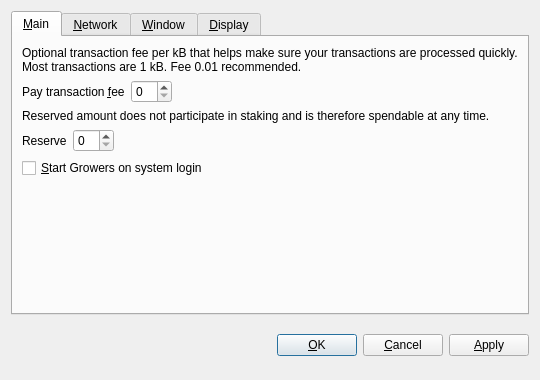
<?xml version="1.0" encoding="UTF-8"?>
<ui version="4.0">
 <class>OptionsDialog</class>
 <widget class="QDialog" name="OptionsDialog">
  <property name="geometry">
   <rect>
    <x>0</x>
    <y>0</y>
    <width>540</width>
    <height>380</height>
   </rect>
  </property>
  <property name="windowTitle">
   <string>Options</string>
  </property>
  <property name="modal">
   <bool>true</bool>
  </property>
  <layout class="QVBoxLayout" name="verticalLayout">
   <item>
    <widget class="QTabWidget" name="tabWidget">
     <property name="tabPosition">
      <enum>QTabWidget::North</enum>
     </property>
     <property name="currentIndex">
      <number>0</number>
     </property>
     <widget class="QWidget" name="tabMain">
      <attribute name="title">
       <string>&amp;Main</string>
      </attribute>
      <layout class="QVBoxLayout" name="verticalLayout_Main">
       <item>
        <widget class="QLabel" name="transactionFeeInfoLabel">
         <property name="text">
          <string>Optional transaction fee per kB that helps make sure your transactions are processed quickly. Most transactions are 1 kB. Fee 0.01 recommended.</string>
         </property>
         <property name="textFormat">
          <enum>Qt::PlainText</enum>
         </property>
         <property name="wordWrap">
          <bool>true</bool>
         </property>
        </widget>
       </item>
       <item>
        <layout class="QHBoxLayout" name="horizontalLayoutFee">
         <item>
          <widget class="QLabel" name="transactionFeeLabel">
           <property name="text">
            <string>Pay transaction &amp;fee</string>
           </property>
           <property name="textFormat">
            <enum>Qt::PlainText</enum>
           </property>
           <property name="buddy">
            <cstring>transactionFee</cstring>
           </property>
          </widget>
         </item>
         <item>
          <widget class="BitcoinAmountField" name="transactionFee"/>
         </item>
         <item>
          <spacer name="horizontalSpacerFee">
           <property name="orientation">
            <enum>Qt::Horizontal</enum>
           </property>
           <property name="sizeHint" stdset="0">
            <size>
             <width>40</width>
             <height>20</height>
            </size>
           </property>
          </spacer>
         </item>
        </layout>
       </item>
       <item>
        <widget class="QLabel" name="reserveBalanceInfoLabel">
         <property name="text">
          <string>Reserved amount does not participate in staking and is therefore spendable at any time.</string>
         </property>
         <property name="textFormat">
          <enum>Qt::PlainText</enum>
         </property>
         <property name="wordWrap">
          <bool>true</bool>
         </property>
        </widget>
       </item>
       <item>
        <layout class="QHBoxLayout" name="horizontalLayoutReserveBalance">
         <item>
          <widget class="QLabel" name="reserveBalanceLabel">
           <property name="text">
            <string>Reserve</string>
           </property>
           <property name="textFormat">
            <enum>Qt::PlainText</enum>
           </property>
           <property name="buddy">
            <cstring>reserveBalance</cstring>
           </property>
          </widget>
         </item>
         <item>
          <widget class="BitcoinAmountField" name="reserveBalance"/>
         </item>
         <item>
          <spacer name="horizontalSpacerReserveBalance">
           <property name="orientation">
            <enum>Qt::Horizontal</enum>
           </property>
           <property name="sizeHint" stdset="0">
            <size>
             <width>40</width>
             <height>20</height>
            </size>
           </property>
          </spacer>
         </item>
        </layout>
       </item>
       <item>
        <widget class="QCheckBox" name="bitcoinAtStartup">
         <property name="toolTip">
          <string>Automatically start Growers after logging in to the system.</string>
         </property>
         <property name="text">
          <string>&amp;Start Growers on system login</string>
         </property>
        </widget>
       </item>
       <item>
        <spacer name="verticalSpacer_Main">
         <property name="orientation">
          <enum>Qt::Vertical</enum>
         </property>
         <property name="sizeHint" stdset="0">
          <size>
           <width>20</width>
           <height>40</height>
          </size>
         </property>
        </spacer>
       </item>
      </layout>
     </widget>
     <widget class="QWidget" name="tabNetwork">
      <attribute name="title">
       <string>&amp;Network</string>
      </attribute>
      <layout class="QVBoxLayout" name="verticalLayout_Network">
       <item>
        <widget class="QCheckBox" name="mapPortUpnp">
         <property name="toolTip">
          <string>Automatically open the Growers client port on the router. This only works when your router supports UPnP and it is enabled.</string>
         </property>
         <property name="text">
          <string>Map port using &amp;UPnP</string>
         </property>
        </widget>
       </item>
       <item>
        <widget class="QCheckBox" name="connectSocks">
         <property name="toolTip">
          <string>Connect to the Growers network through a SOCKS proxy (e.g. when connecting through Tor).</string>
         </property>
         <property name="text">
          <string>&amp;Connect through SOCKS proxy:</string>
         </property>
        </widget>
       </item>
       <item>
        <layout class="QHBoxLayout" name="horizontalLayout_Network">
         <item>
          <widget class="QLabel" name="proxyIpLabel">
           <property name="text">
            <string>Proxy &amp;IP:</string>
           </property>
           <property name="textFormat">
            <enum>Qt::PlainText</enum>
           </property>
           <property name="buddy">
            <cstring>proxyIp</cstring>
           </property>
          </widget>
         </item>
         <item>
          <widget class="QValidatedLineEdit" name="proxyIp">
           <property name="maximumSize">
            <size>
             <width>140</width>
             <height>16777215</height>
            </size>
           </property>
           <property name="toolTip">
            <string>IP address of the proxy (e.g. 127.0.0.1)</string>
           </property>
          </widget>
         </item>
         <item>
          <widget class="QLabel" name="proxyPortLabel">
           <property name="text">
            <string>&amp;Port:</string>
           </property>
           <property name="textFormat">
            <enum>Qt::PlainText</enum>
           </property>
           <property name="buddy">
            <cstring>proxyPort</cstring>
           </property>
          </widget>
         </item>
         <item>
          <widget class="QLineEdit" name="proxyPort">
           <property name="maximumSize">
            <size>
             <width>55</width>
             <height>16777215</height>
            </size>
           </property>
           <property name="toolTip">
            <string>Port of the proxy (e.g. 9050)</string>
           </property>
          </widget>
         </item>
         <item>
          <widget class="QLabel" name="socksVersionLabel">
           <property name="text">
            <string>SOCKS &amp;Version:</string>
           </property>
           <property name="textFormat">
            <enum>Qt::PlainText</enum>
           </property>
           <property name="buddy">
            <cstring>socksVersion</cstring>
           </property>
          </widget>
         </item>
         <item>
          <widget class="QValueComboBox" name="socksVersion">
           <property name="toolTip">
            <string>SOCKS version of the proxy (e.g. 5)</string>
           </property>
          </widget>
         </item>
         <item>
          <spacer name="horizontalSpacer_Network">
           <property name="orientation">
            <enum>Qt::Horizontal</enum>
           </property>
           <property name="sizeHint" stdset="0">
            <size>
             <width>40</width>
             <height>20</height>
            </size>
           </property>
          </spacer>
         </item>
        </layout>
       </item>
       <item>
        <spacer name="verticalSpacer_Network">
         <property name="orientation">
          <enum>Qt::Vertical</enum>
         </property>
         <property name="sizeHint" stdset="0">
          <size>
           <width>20</width>
           <height>40</height>
          </size>
         </property>
        </spacer>
       </item>
      </layout>
     </widget>
     <widget class="QWidget" name="tabWindow">
      <attribute name="title">
       <string>&amp;Window</string>
      </attribute>
      <layout class="QVBoxLayout" name="verticalLayout_Window">
       <item>
        <widget class="QCheckBox" name="minimizeToTray">
         <property name="toolTip">
          <string>Show only a tray icon after minimizing the window.</string>
         </property>
         <property name="text">
          <string>&amp;Minimize to the tray instead of the taskbar</string>
         </property>
        </widget>
       </item>
       <item>
        <widget class="QCheckBox" name="minimizeOnClose">
         <property name="toolTip">
          <string>Minimize instead of exit the application when the window is closed. When this option is enabled, the application will be closed only after selecting Quit in the menu.</string>
         </property>
         <property name="text">
          <string>M&amp;inimize on close</string>
         </property>
        </widget>
       </item>
       <item>
        <spacer name="verticalSpacer_Window">
         <property name="orientation">
          <enum>Qt::Vertical</enum>
         </property>
         <property name="sizeHint" stdset="0">
          <size>
           <width>20</width>
           <height>40</height>
          </size>
         </property>
        </spacer>
       </item>
      </layout>
     </widget>
     <widget class="QWidget" name="tabDisplay">
      <attribute name="title">
       <string>&amp;Display</string>
      </attribute>
      <layout class="QVBoxLayout" name="verticalLayout_Display">
       <item>
        <layout class="QHBoxLayout" name="horizontalLayout_1_Display">
         <item>
          <widget class="QLabel" name="langLabel">
           <property name="text">
            <string>User Interface &amp;language:</string>
           </property>
           <property name="textFormat">
            <enum>Qt::PlainText</enum>
           </property>
           <property name="buddy">
            <cstring>lang</cstring>
           </property>
          </widget>
         </item>
         <item>
          <widget class="QValueComboBox" name="lang">
           <property name="toolTip">
            <string>The user interface language can be set here. This setting will take effect after restarting Growers.</string>
           </property>
          </widget>
         </item>
        </layout>
       </item>
       <item>
        <layout class="QHBoxLayout" name="horizontalLayout_2_Display">
         <item>
          <widget class="QLabel" name="unitLabel">
           <property name="text">
            <string>&amp;Unit to show amounts in:</string>
           </property>
           <property name="textFormat">
            <enum>Qt::PlainText</enum>
           </property>
           <property name="buddy">
            <cstring>unit</cstring>
           </property>
          </widget>
         </item>
         <item>
          <widget class="QValueComboBox" name="unit">
           <property name="toolTip">
            <string>Choose the default subdivision unit to show in the interface and when sending coins.</string>
           </property>
          </widget>
         </item>
        </layout>
       </item>
       <item>
        <widget class="QCheckBox" name="coinControlFeatures">
         <property name="toolTip">
          <string>Whether to show coin control features or not.</string>
         </property>
         <property name="text">
          <string>Display coin &amp;control features (experts only!)</string>
         </property>
        </widget>
       </item>
       <item>
        <widget class="QCheckBox" name="minimizeCoinAge">
         <property name="toolTip">
          <string>Whether to select the coin outputs randomly or with minimal coin age.</string>
         </property>
         <property name="text">
          <string>Minimize weight consumption (experimental)</string>
         </property>
        </widget>
       </item>
       <item>
        <widget class="QCheckBox" name="useBlackTheme">
         <property name="text">
          <string>Use black visual theme (requires restart)</string>
         </property>
        </widget>
       </item>
       <item>
        <spacer name="verticalSpacer_Display">
         <property name="orientation">
          <enum>Qt::Vertical</enum>
         </property>
         <property name="sizeHint" stdset="0">
          <size>
           <width>20</width>
           <height>40</height>
          </size>
         </property>
        </spacer>
       </item>
      </layout>
     </widget>
    </widget>
   </item>
   <item>
    <layout class="QHBoxLayout" name="horizontalLayout_Buttons">
     <item>
      <spacer name="horizontalSpacer_1">
       <property name="orientation">
        <enum>Qt::Horizontal</enum>
       </property>
       <property name="sizeHint" stdset="0">
        <size>
         <width>40</width>
         <height>48</height>
        </size>
       </property>
      </spacer>
     </item>
     <item>
      <widget class="QLabel" name="statusLabel">
       <property name="font">
        <font>
         <weight>75</weight>
         <bold>true</bold>
        </font>
       </property>
       <property name="text">
        <string/>
       </property>
       <property name="textFormat">
        <enum>Qt::PlainText</enum>
       </property>
       <property name="wordWrap">
        <bool>true</bool>
       </property>
      </widget>
     </item>
     <item>
      <spacer name="horizontalSpacer_2">
       <property name="orientation">
        <enum>Qt::Horizontal</enum>
       </property>
       <property name="sizeHint" stdset="0">
        <size>
         <width>40</width>
         <height>48</height>
        </size>
       </property>
      </spacer>
     </item>
     <item>
      <widget class="QPushButton" name="okButton">
       <property name="text">
        <string>&amp;OK</string>
       </property>
      </widget>
     </item>
     <item>
      <widget class="QPushButton" name="cancelButton">
       <property name="text">
        <string>&amp;Cancel</string>
       </property>
       <property name="autoDefault">
        <bool>false</bool>
       </property>
      </widget>
     </item>
     <item>
      <widget class="QPushButton" name="applyButton">
       <property name="text">
        <string>&amp;Apply</string>
       </property>
       <property name="autoDefault">
        <bool>false</bool>
       </property>
      </widget>
     </item>
    </layout>
   </item>
  </layout>
 </widget>
 <customwidgets>
  <customwidget>
   <class>BitcoinAmountField</class>
   <extends>QSpinBox</extends>
   <header>bitcoinamountfield.h</header>
  </customwidget>
  <customwidget>
   <class>QValueComboBox</class>
   <extends>QComboBox</extends>
   <header>qvaluecombobox.h</header>
  </customwidget>
  <customwidget>
   <class>QValidatedLineEdit</class>
   <extends>QLineEdit</extends>
   <header>qvalidatedlineedit.h</header>
  </customwidget>
 </customwidgets>
 <resources/>
 <connections/>
</ui>
